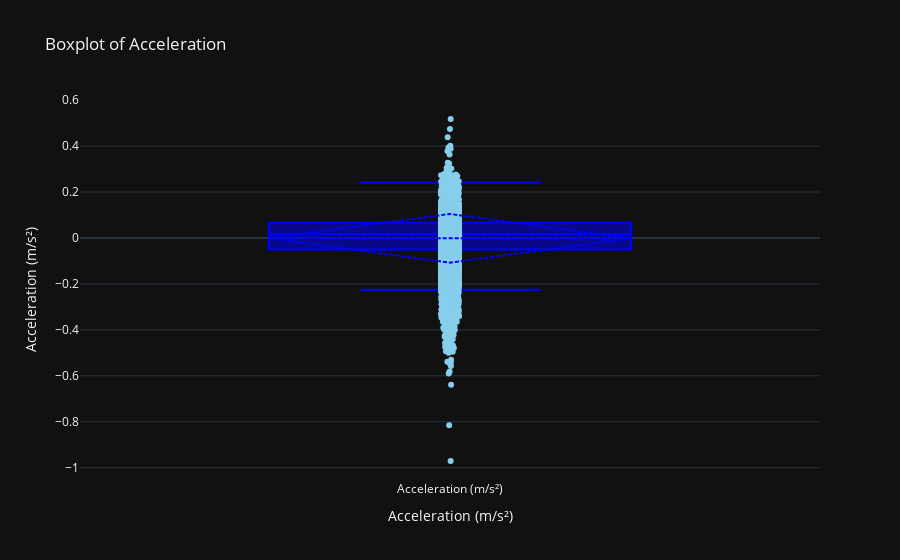

Notebook cell for this chart:
### Code cell
import numpy as np
import plotly.graph_objects as go

# Sample list of speeds (in km/h or m/s depending on your units)
# For this example, let's assume speeds are in km/h
# speeds = [
#     21.484, 21.54, 22.0, 23.1, 23.5, 24.0, 25.2, 26.1, 26.7, 27.3,
#     28.0, 28.5, 29.2, 30.0, 30.5, 31.2, 32.0, 32.5, 33.0, 33.5, 34.0
# ]
speeds = gps_speeds

# Calculate the acceleration: difference in speed between consecutive points
acceleration = np.diff(speeds)

# Create a boxplot of the acceleration values using Plotly
fig = go.Figure()

fig.add_trace(go.Box(
    y=acceleration,
    boxmean='sd',  # Shows the mean with standard deviation (you can change this to 'all' if you want all statistics)
    name='Acceleration (m/s²)',
    marker_color='skyblue',
    line_color='blue',
    boxpoints='all',  # Show all data points (can be 'outliers' or 'all')
    jitter=0.05,  # Controls the amount of jitter in the points
    pointpos=0,  # Position of points (0 means centered, negative values move them to the left)
))

# Update layout for better styling
fig.update_layout(
    title="Boxplot of Acceleration",
    xaxis_title="Acceleration (m/s²)",
    yaxis_title="Acceleration (m/s²)",  # Update according to your units
    template="plotly_dark",  # Optional: Choose a style
    showlegend=False  # Optional: Hide the legend since we have one trace
)

fig.show()

### Figure 1 — Plotly figure (JSON) as saved in the notebook; plotly's stock layout.template omitted (floating-point values rounded to 4 significant figures; data arrays with more than 128 entries replaced by an {"elided": "..."} marker saying what was removed)
{"data": [{"boxmean": "sd", "boxpoints": "all", "jitter": 0.05, "line": {"color": "blue"}, "marker": {"color": "skyblue"}, "name": "Acceleration (m/s²)", "pointpos": 0, "type": "box", "y": {"elided": "9674 float values"}}], "layout": {"showlegend": false, "title": {"text": "Boxplot of Acceleration"}, "xaxis": {"title": {"text": "Acceleration (m/s²)"}}, "yaxis": {"title": {"text": "Acceleration (m/s²)"}}}}
